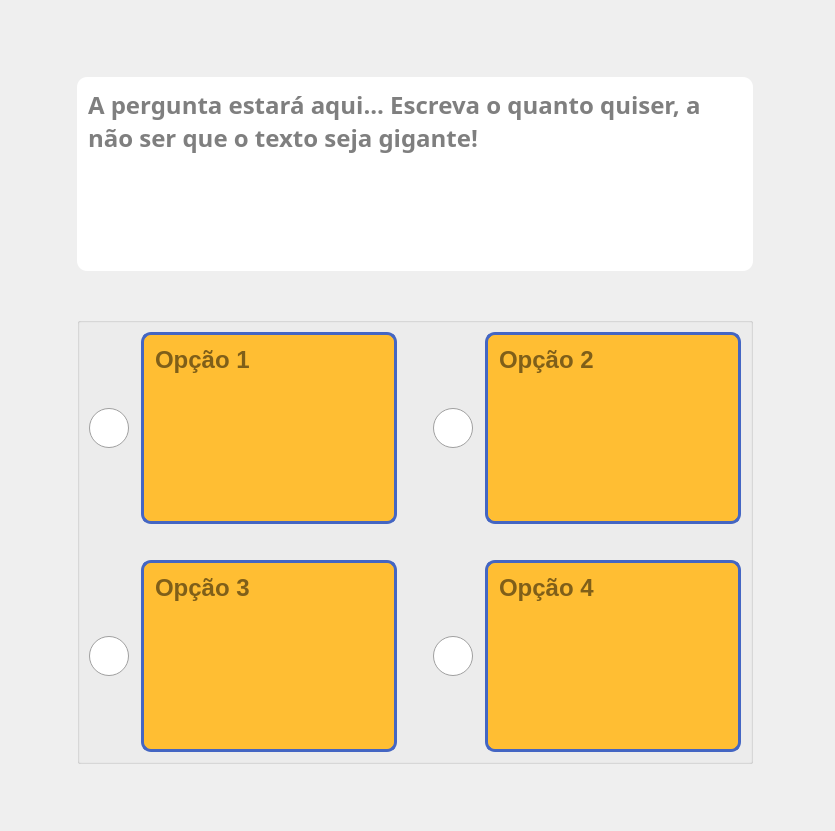
      <widget class="QWidget" name="adicionarPergunta">
       <property name="styleSheet">
        <string notr="true">border-image: url(&quot;:/imagens/assets/imagens/fundo-laranja&quot;);</string>
       </property>
       <layout class="QGridLayout" name="gridLayout_8">
        <item row="2" column="1">
         <spacer name="verticalSpacer_2">
          <property name="orientation">
           <enum>Qt::Vertical</enum>
          </property>
          <property name="sizeType">
           <enum>QSizePolicy::Minimum</enum>
          </property>
          <property name="sizeHint" stdset="0">
           <size>
            <width>20</width>
            <height>40</height>
           </size>
          </property>
         </spacer>
        </item>
        <item row="4" column="2">
         <widget class="QPushButton" name="pushButton_salvar_pergunta">
          <property name="minimumSize">
           <size>
            <width>65</width>
            <height>50</height>
           </size>
          </property>
          <property name="cursor">
           <cursorShape>PointingHandCursor</cursorShape>
          </property>
          <property name="styleSheet">
           <string notr="true">QPushButton {
	border-image: url(&quot;:/icones/assets/icones/salvar/salvar.png&quot;);
	background-color: none;
	border-radius: 2px;
	border: none;
	min-width: 65px;
	min-height: 50px;
	font-weight: bold;
}

QPushButton:hover {
	border-image: url(&quot;:/icones/assets/icones/salvar/salvar-hover.png&quot;);
	background-color: none;
}

QPushButton:pressed {
	border-image: url(&quot;:/icones/assets/icones/salvar/salvar-hover.png&quot;);
	background-color: none;
}</string>
          </property>
          <property name="text">
           <string/>
          </property>
         </widget>
        </item>
        <item row="3" column="1">
         <widget class="QGroupBox" name="groupBox_respostas">
          <property name="minimumSize">
           <size>
            <width>100</width>
            <height>100</height>
           </size>
          </property>
          <property name="styleSheet">
           <string notr="true">
	border-image: none;
	background: none;
</string>
          </property>
          <property name="title">
           <string/>
          </property>
          <layout class="QGridLayout" name="gridLayout_5">
           <item row="0" column="0">
            <layout class="QGridLayout" name="gridLayout_7">
             <item row="2" column="3">
              <spacer name="verticalSpacer_5">
               <property name="orientation">
                <enum>Qt::Vertical</enum>
               </property>
               <property name="sizeType">
                <enum>QSizePolicy::Minimum</enum>
               </property>
               <property name="sizeHint" stdset="0">
                <size>
                 <width>5</width>
                 <height>30</height>
                </size>
               </property>
              </spacer>
             </item>
             <item row="1" column="8">
              <layout class="QHBoxLayout" name="horizontalLayout_7">
               <item>
                <widget class="QRadioButton" name="radioButton_opcao2">
                 <property name="sizePolicy">
                  <sizepolicy hsizetype="Minimum" vsizetype="Fixed">
                   <horstretch>0</horstretch>
                   <verstretch>0</verstretch>
                  </sizepolicy>
                 </property>
                 <property name="cursor">
                  <cursorShape>PointingHandCursor</cursorShape>
                 </property>
                 <property name="styleSheet">
                  <string notr="true">QRadioButton{
	border-image: none;
	background: none;
}

QRadioButton::indicator{
	width: 40px;
	height: 40px;
}

QRadioButton::indicator::unchecked {
 	image: url(&quot;:/icones/assets/icones/opcao/opcao.png&quot;);
}

QRadioButton::indicator::checked {
    image: url(&quot;:/icones/assets/icones/opcao/opcao-check.png&quot;);
}</string>
                 </property>
                 <property name="text">
                  <string/>
                 </property>
                </widget>
               </item>
               <item>
                <widget class="QTextEdit" name="textEdit_opcao2">
                 <property name="sizePolicy">
                  <sizepolicy hsizetype="Expanding" vsizetype="Expanding">
                   <horstretch>0</horstretch>
                   <verstretch>0</verstretch>
                  </sizepolicy>
                 </property>
                 <property name="minimumSize">
                  <size>
                   <width>240</width>
                   <height>80</height>
                  </size>
                 </property>
                 <property name="cursor" stdset="0">
                  <cursorShape>IBeamCursor</cursorShape>
                 </property>
                 <property name="styleSheet">
                  <string notr="true">QTextEdit{
border-image: none;
font-size:24px;
font-weight: bold;
background-color: #ffbe33;
border: 3px solid  #4466c3;
border-radius: 10px;
min-width: 220px;
min-height: 60px;
padding: 7px;
}
</string>
                 </property>
                 <property name="placeholderText">
                  <string>Opção 2</string>
                 </property>
                </widget>
               </item>
              </layout>
             </item>
             <item row="1" column="5">
              <spacer name="horizontalSpacer_7">
               <property name="orientation">
                <enum>Qt::Horizontal</enum>
               </property>
               <property name="sizeType">
                <enum>QSizePolicy::Minimum</enum>
               </property>
               <property name="sizeHint" stdset="0">
                <size>
                 <width>30</width>
                 <height>5</height>
                </size>
               </property>
              </spacer>
             </item>
             <item row="3" column="8">
              <layout class="QHBoxLayout" name="horizontalLayout_9">
               <item>
                <widget class="QRadioButton" name="radioButton_opcao4">
                 <property name="cursor">
                  <cursorShape>PointingHandCursor</cursorShape>
                 </property>
                 <property name="styleSheet">
                  <string notr="true">QRadioButton{
	border-image: none;
	background: none;
}

QRadioButton::indicator{
	width: 40px;
	height: 40px;
}

QRadioButton::indicator::unchecked {
 	image: url(&quot;:/icones/assets/icones/opcao/opcao.png&quot;);
}

QRadioButton::indicator::checked {
    image: url(&quot;:/icones/assets/icones/opcao/opcao-check.png&quot;);
}</string>
                 </property>
                 <property name="text">
                  <string/>
                 </property>
                </widget>
               </item>
               <item>
                <widget class="QTextEdit" name="textEdit_opcao4">
                 <property name="minimumSize">
                  <size>
                   <width>240</width>
                   <height>80</height>
                  </size>
                 </property>
                 <property name="cursor" stdset="0">
                  <cursorShape>IBeamCursor</cursorShape>
                 </property>
                 <property name="styleSheet">
                  <string notr="true">QTextEdit{
border-image: none;
font-size:24px;
font-weight: bold;
background-color: #ffbe33;
border: 3px solid  #4466c3;
border-radius: 10px;
min-width: 220px;
min-height: 60px;
padding: 7px;
}
</string>
                 </property>
                 <property name="placeholderText">
                  <string>Opção 4</string>
                 </property>
                </widget>
               </item>
              </layout>
             </item>
             <item row="1" column="3">
              <layout class="QHBoxLayout" name="horizontalLayout_6">
               <item>
                <widget class="QRadioButton" name="radioButton_opcao1">
                 <property name="minimumSize">
                  <size>
                   <width>0</width>
                   <height>0</height>
                  </size>
                 </property>
                 <property name="cursor">
                  <cursorShape>PointingHandCursor</cursorShape>
                 </property>
                 <property name="styleSheet">
                  <string notr="true">QRadioButton{
	border-image: none;
	background: none;
}

QRadioButton::indicator{
	width: 40px;
	height: 40px;
}

QRadioButton::indicator::unchecked {
 	image: url(&quot;:/icones/assets/icones/opcao/opcao.png&quot;);
}

QRadioButton::indicator::checked {
    image: url(&quot;:/icones/assets/icones/opcao/opcao-check.png&quot;);
}</string>
                 </property>
                 <property name="text">
                  <string/>
                 </property>
                </widget>
               </item>
               <item>
                <widget class="QTextEdit" name="textEdit_opcao1">
                 <property name="sizePolicy">
                  <sizepolicy hsizetype="Expanding" vsizetype="Expanding">
                   <horstretch>0</horstretch>
                   <verstretch>0</verstretch>
                  </sizepolicy>
                 </property>
                 <property name="minimumSize">
                  <size>
                   <width>240</width>
                   <height>80</height>
                  </size>
                 </property>
                 <property name="font">
                  <font>
                   <pointsize>-1</pointsize>
                   <weight>75</weight>
                   <bold>true</bold>
                   <strikeout>false</strikeout>
                  </font>
                 </property>
                 <property name="cursor" stdset="0">
                  <cursorShape>IBeamCursor</cursorShape>
                 </property>
                 <property name="layoutDirection">
                  <enum>Qt::LeftToRight</enum>
                 </property>
                 <property name="styleSheet">
                  <string notr="true">QTextEdit{
border-image: none;
font-size:24px;
font-weight: bold;
background-color: #ffbe33;
border: 3px solid  #4466c3;
border-radius: 10px;
min-width: 220px;
min-height: 60px;
padding: 7px;
}
</string>
                 </property>
                 <property name="frameShape">
                  <enum>QFrame::NoFrame</enum>
                 </property>
                 <property name="frameShadow">
                  <enum>QFrame::Sunken</enum>
                 </property>
                 <property name="verticalScrollBarPolicy">
                  <enum>Qt::ScrollBarAlwaysOff</enum>
                 </property>
                 <property name="horizontalScrollBarPolicy">
                  <enum>Qt::ScrollBarAlwaysOff</enum>
                 </property>
                 <property name="sizeAdjustPolicy">
                  <enum>QAbstractScrollArea::AdjustToContentsOnFirstShow</enum>
                 </property>
                 <property name="tabChangesFocus">
                  <bool>true</bool>
                 </property>
                 <property name="placeholderText">
                  <string>Opção 1</string>
                 </property>
                </widget>
               </item>
              </layout>
             </item>
             <item row="3" column="3">
              <layout class="QHBoxLayout" name="horizontalLayout_8">
               <item>
                <widget class="QRadioButton" name="radioButton_opcao3">
                 <property name="cursor">
                  <cursorShape>PointingHandCursor</cursorShape>
                 </property>
                 <property name="styleSheet">
                  <string notr="true">QRadioButton{
	border-image: none;
	background: none;
}

QRadioButton::indicator{
	width: 40px;
	height: 40px;
}

QRadioButton::indicator::unchecked {
 	image: url(&quot;:/icones/assets/icones/opcao/opcao.png&quot;);
}

QRadioButton::indicator::checked {
    image: url(&quot;:/icones/assets/icones/opcao/opcao-check.png&quot;);
}</string>
                 </property>
                 <property name="text">
                  <string/>
                 </property>
                </widget>
               </item>
               <item>
                <widget class="QTextEdit" name="textEdit_opcao3">
                 <property name="sizePolicy">
                  <sizepolicy hsizetype="Expanding" vsizetype="Expanding">
                   <horstretch>0</horstretch>
                   <verstretch>0</verstretch>
                  </sizepolicy>
                 </property>
                 <property name="minimumSize">
                  <size>
                   <width>240</width>
                   <height>80</height>
                  </size>
                 </property>
                 <property name="cursor" stdset="0">
                  <cursorShape>IBeamCursor</cursorShape>
                 </property>
                 <property name="styleSheet">
                  <string notr="true">QTextEdit{
border-image: none;
font-size:24px;
font-weight: bold;
background-color: #ffbe33;
border: 3px solid  #4466c3;
border-radius: 10px;
min-width: 220px;
min-height: 60px;
padding: 7px;
}
</string>
                 </property>
                 <property name="placeholderText">
                  <string>Opção 3</string>
                 </property>
                </widget>
               </item>
              </layout>
             </item>
            </layout>
           </item>
          </layout>
         </widget>
        </item>
        <item row="0" column="1">
         <spacer name="verticalSpacer_3">
          <property name="orientation">
           <enum>Qt::Vertical</enum>
          </property>
          <property name="sizeType">
           <enum>QSizePolicy::Minimum</enum>
          </property>
          <property name="sizeHint" stdset="0">
           <size>
            <width>20</width>
            <height>40</height>
           </size>
          </property>
         </spacer>
        </item>
        <item row="1" column="2">
         <spacer name="horizontalSpacer_4">
          <property name="orientation">
           <enum>Qt::Horizontal</enum>
          </property>
          <property name="sizeType">
           <enum>QSizePolicy::Minimum</enum>
          </property>
          <property name="sizeHint" stdset="0">
           <size>
            <width>30</width>
            <height>20</height>
           </size>
          </property>
         </spacer>
        </item>
        <item row="4" column="1">
         <spacer name="verticalSpacer">
          <property name="orientation">
           <enum>Qt::Vertical</enum>
          </property>
          <property name="sizeType">
           <enum>QSizePolicy::Minimum</enum>
          </property>
          <property name="sizeHint" stdset="0">
           <size>
            <width>20</width>
            <height>40</height>
           </size>
          </property>
         </spacer>
        </item>
        <item row="1" column="1">
         <widget class="QTextEdit" name="textEdit_pergunta">
          <property name="minimumSize">
           <size>
            <width>564</width>
            <height>194</height>
           </size>
          </property>
          <property name="font">
           <font>
            <family>Dyuthi</family>
            <pointsize>-1</pointsize>
            <weight>75</weight>
            <bold>true</bold>
           </font>
          </property>
          <property name="cursor" stdset="0">
           <cursorShape>IBeamCursor</cursorShape>
          </property>
          <property name="styleSheet">
           <string notr="true">QTextEdit{
border-image: none;
background-color: white;
font-size: 24px;
border: none;
border-radius: 10px;
font-weight:bold;
min-width: 550px;
min-height: 180px;
padding: 7px;
}

QScrollBar:vertical {
 	border: none;
    background: #ffaf31;
    border-image: none;
    width: 10px;
    margin: 0px 0px 0px 0px;
}

QScrollBar::handle:vertical {
	background: #FF7439;
	min-height: 30px;
}

QScrollBar::add-line:vertical {
	height: 0px;
}

QScrollBar::sub-line:vertical {
	height: 0px;
}</string>
          </property>
          <property name="horizontalScrollBarPolicy">
           <enum>Qt::ScrollBarAlwaysOff</enum>
          </property>
          <property name="sizeAdjustPolicy">
           <enum>QAbstractScrollArea::AdjustToContentsOnFirstShow</enum>
          </property>
          <property name="tabChangesFocus">
           <bool>true</bool>
          </property>
          <property name="overwriteMode">
           <bool>true</bool>
          </property>
          <property name="tabStopDistance">
           <double>78.000000000000000</double>
          </property>
          <property name="placeholderText">
           <string>A pergunta estará aqui... Escreva o quanto quiser, a não ser que o texto seja gigante!</string>
          </property>
         </widget>
        </item>
        <item row="0" column="0" alignment="Qt::AlignLeft|Qt::AlignTop">
         <widget class="QPushButton" name="pushButton_inicio_adicionar_pergunta">
          <property name="sizePolicy">
           <sizepolicy hsizetype="Fixed" vsizetype="Fixed">
            <horstretch>0</horstretch>
            <verstretch>0</verstretch>
           </sizepolicy>
          </property>
          <property name="minimumSize">
           <size>
            <width>60</width>
            <height>60</height>
           </size>
          </property>
          <property name="cursor">
           <cursorShape>PointingHandCursor</cursorShape>
          </property>
          <property name="styleSheet">
           <string notr="true">QPushButton {
	border-image: url(&quot;:/icones/assets/icones/pagina-inicial/pagina-inicial.png&quot;);
	background-color: none;
	border-radius: 2px;
	border: none;
	min-width: 60px;
	min-height: 60px;
	font-weight: bold;
}

QPushButton:hover {
	border-image: url(&quot;:/icones/assets/icones/pagina-inicial/pagina-inicial-hover.png&quot;);
	background-color: none;
}

QPushButton:pressed {
	border-image: url(&quot;:/icones/assets/icones/pagina-inicial/pagina-inicial-hover.png&quot;);
	background-color: none;
}</string>
          </property>
          <property name="text">
           <string/>
          </property>
         </widget>
        </item>
        <item row="4" column="0">
         <widget class="QPushButton" name="pushButton_voltar_adicionar_pergunta">
          <property name="minimumSize">
           <size>
            <width>60</width>
            <height>50</height>
           </size>
          </property>
          <property name="cursor">
           <cursorShape>PointingHandCursor</cursorShape>
          </property>
          <property name="styleSheet">
           <string notr="true">QPushButton {
	border-image: url(&quot;:/icones/assets/icones/voltar/voltar.png&quot;);
	background-color: none;
	border-radius: 2px;
	border: none;
	min-width: 60px;
	min-height: 50px;
	font-weight: bold;
}

QPushButton:hover {
	border-image: url(&quot;:/icones/assets/icones/voltar/voltar-hover.png&quot;);
	background-color: none;
}

QPushButton:pressed {
	border-image: url(&quot;:/icones/assets/icones/voltar/voltar-hover.png&quot;);
	background-color: none;
}</string>
          </property>
          <property name="text">
           <string/>
          </property>
         </widget>
        </item>
        <item row="1" column="0">
         <spacer name="horizontalSpacer_2">
          <property name="orientation">
           <enum>Qt::Horizontal</enum>
          </property>
          <property name="sizeType">
           <enum>QSizePolicy::Minimum</enum>
          </property>
          <property name="sizeHint" stdset="0">
           <size>
            <width>30</width>
            <height>20</height>
           </size>
          </property>
         </spacer>
        </item>
       </layout>
      </widget>
